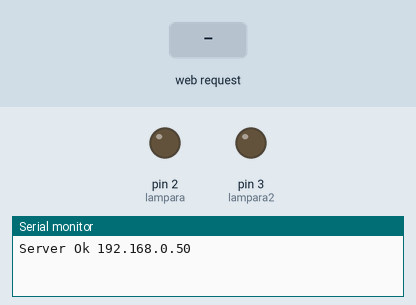
A sketch run on a simulated Arduino Uno, built with avr-gcc and run on an emulated ATmega328P. Parts: output pins drawn as LEDs (lit = HIGH), the last lines printed to the serial monitor. The inputs (shaded band) are chosen by the test bench. WiFi joins after 1.5 s; servers stay silent unless stated.

Above: at 1.2 s.
1.3 s: HTTP request GET /?LAMPARA=ON received
At 2.4 s:
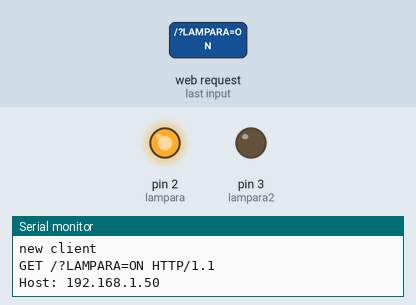
2.8 s: HTTP request GET /?LAMPARA2=ON received
At 3.6 s:
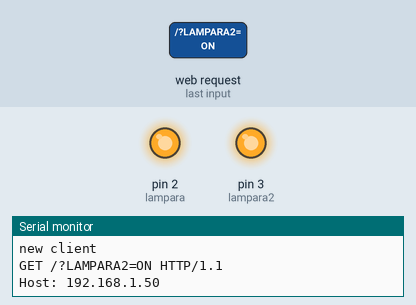
4.3 s: HTTP request GET /?LAMPARA=OFF received
At 4.8 s:
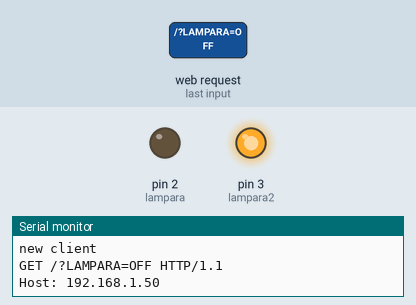
5.8 s: HTTP request GET /?LAMPARA2=OFF received
At 7.1 s:
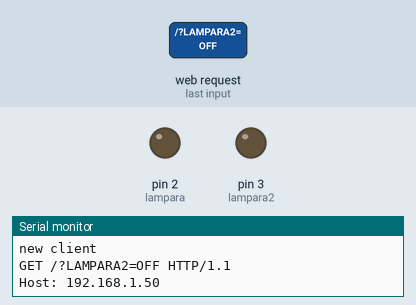
Timing chart, 0 to 8.3 s (numbered marks = the images above; inputs shaded):
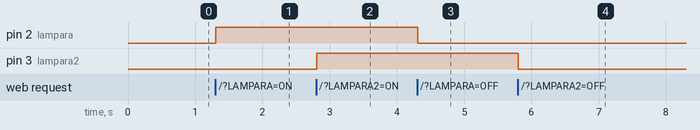

Measured:
- after the input at 1.3 s, pin 2 (lampara): LOW → HIGH at once
- after the input at 2.8 s, pin 3 (lampara2): LOW → HIGH at once
- after the input at 4.3 s, pin 2 (lampara): HIGH → LOW at once
- after the input at 5.8 s, pin 3 (lampara2): HIGH → LOW at once

The sketch:

home.ino
```cpp
#include <SPI.h>  //Importamos librería comunicación SPI
#include <Ethernet.h>  //Importamos librería Ethernet

byte mac[] = { 0xDE, 0xAD, 0xBE, 0xEF, 0xFE, 0xED };//Ponemos la dirección MAC de la Ethernet Shield
IPAddress ip(192,168,0,50); //Asingamos la IP al Arduino
IPAddress gateway(192,168,0, 1); // Puerta de enlace o Router
IPAddress subnet(255, 255, 255, 0); //Mascara de Sub Red
EthernetServer server(80); //Creamos un servidor Web con el puerto 80 que es el puerto HTTP por defecto

int lampara=2; //Pin de Arduino asignado a la lampara
int lampara2=3; //Pin de Arduino asignado al ventilador
String estado1="OFF"; //Estado de la Lampara inicialmente en "OFF"
String estado2="OFF"; //Estado del ventilador inicialmente en "OFF"

void setup()
{
  Serial.begin(9600);

  // Inicializamos la comunicación Ethernet y el servidor
  Ethernet.begin(mac, ip);
  server.begin();
  Serial.print("Server Ok ");
  Serial.println(Ethernet.localIP());

  pinMode(lampara,OUTPUT);
  pinMode(lampara2,OUTPUT);
}

void loop()
{
  EthernetClient client = server.available(); //Creamos un cliente Web
  //Cuando detecte un cliente a través de una petición HTTP
  if (client) {
    Serial.println("new client");
    boolean currentLineIsBlank = true; //Una petición HTTP acaba con una línea en blanco
    String cadena=""; //Creamos una cadena de caracteres vacía
    while (client.connected()) {
      if (client.available()) {
        char c = client.read();//Leemos la petición HTTP carácter por carácter

        Serial.write(c);//Visualizamos la petición HTTP por el Monitor Serial
        cadena.concat(c);//Unimos el String 'cadena' con la petición HTTP (c). De esta manera convertimos la petición HTTP a un String

         //Ya que hemos convertido la petición HTTP a una cadena de caracteres, ahora podremos buscar partes del texto.
         int posicion1=cadena.indexOf("LAMPARA="); //Guardamos la posición de la instancia "LAMPARA=" a la variable 'posicion1'

          if(cadena.substring(posicion1)=="LAMPARA=ON")//Si a la posición 'posicion1' hay "LAMPARA=ON"
          {
            digitalWrite(lampara,HIGH);
            estado1="ON";
          }
          if(cadena.substring(posicion1)=="LAMPARA=OFF")//Si a la posición 'posicion1' hay "LAMPARA=OFF"
          {
            digitalWrite(lampara,LOW);
            estado1="OFF";
          }

         int posicion2=cadena.indexOf("LAMPARA2="); //Guardamos la posición de la instancia "VENTILADOR=" a la variable 'posicion2'

          if(cadena.substring(posicion2)=="LAMPARA2=ON")//Si a la posición 'posicion2' hay "VENTILADOR=ON"
          {
            digitalWrite(lampara2,HIGH);
            estado2="ON";
          }
          if(cadena.substring(posicion2)=="LAMPARA2=OFF")//Si a la posición 'posicion2' hay "VENTILADOR=OFF"
          {
            digitalWrite(lampara2,LOW);
            estado2="OFF";
          }


        //Cuando reciba una línea en blanco, quiere decir que la petición HTTP ha acabado y el servidor Web está listo para enviar una respuesta
        if (c == '\n' && currentLineIsBlank) {

            // Enviamos al cliente una respuesta HTTP
            client.println("HTTP/1.1 200 OK");
            client.println("Content-Type: text/html");
            client.println();

            //Página web en formato HTML
            client.println("<html>");
            client.println("<head>");
            client.print("<link rel='stylesheet' href='https://maxcdn.bootstrapcdn.com/bootstrap/4.0.0/css/bootstrap.min.css' integrity='sha384-Gn5384xqQ1aoWXA+058RXPxPg6fy4IWvTNh0E263XmFcJlSAwiGgFAW/dAiS6JXm' crossorigin='anonymous'>");

            client.println("</head>");
            client.println("<body>");
            client.print("<h2 class='text-muted text-center mt-5 mb-5'>Primeros pasos con Internet Of Things</h2>");
            //Creamos los botones. Para enviar parametros a través de HTML se utiliza el metodo URL encode. Los parámetros se envian a través del símbolo '?'
            client.println("<div style='text-align:center;'>");
            client.println("<button onClick=location.href='./?LAMPARA=ON\' class='btn btn-outline-success'>");
            client.println("ON");
            client.println("</button>");
            client.println("<button onClick=location.href='./?LAMPARA=OFF\' class='btn btn-outline-danger'>");
            client.println("OFF");
            client.println("</button>");
            client.println("<br /><br />");
            client.println("<b>LAMPARA = ");
            client.print(estado1);
            client.println("</b><br />");
            client.println("</b><br />");
            client.println("<button onClick=location.href='./?LAMPARA2=ON\' class='btn btn-outline-success'>");
            client.println("ON");
            client.println("</button>");
            client.println("<button onClick=location.href='./?LAMPARA2=OFF\' class='btn btn-outline-danger'>");
            client.println("OFF");
            client.println("</button>");
            client.println("<br /><br />");
            client.println("<b>LAMPARA2 = ");
            client.print(estado2);
            client.println("</b><br />");
            client.println("</b></body>");
            client.println("</html>");
            break;
        }
        if (c == '\n') {
          currentLineIsBlank = true;
        }
        else if (c != '\r') {
          currentLineIsBlank = false;
        }
      }
    }
    //Dar tiempo al navegador para recibir los datos
    delay(1);
    client.stop();// Cierra la conexión
  }
}
```
